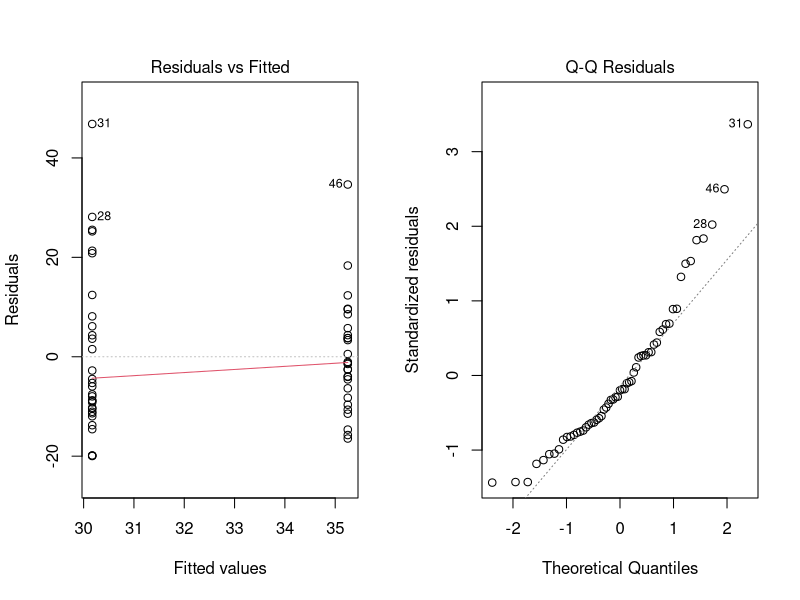
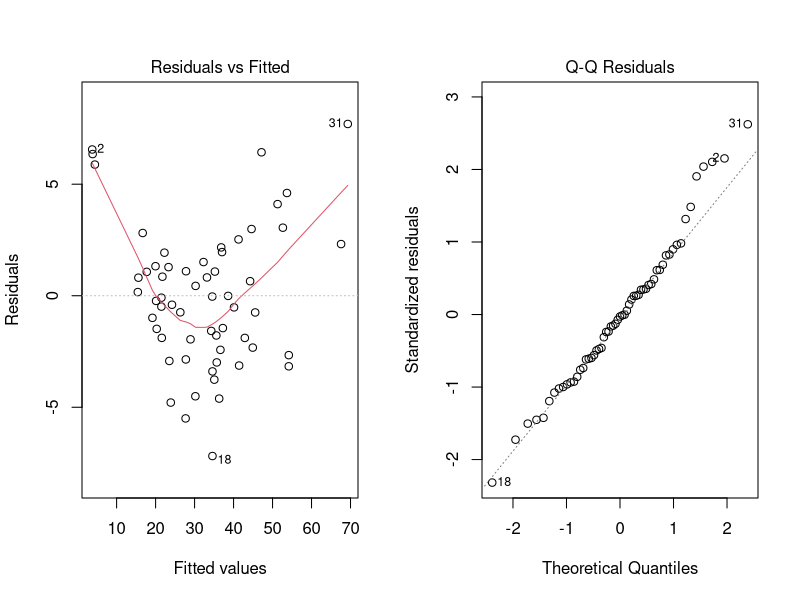
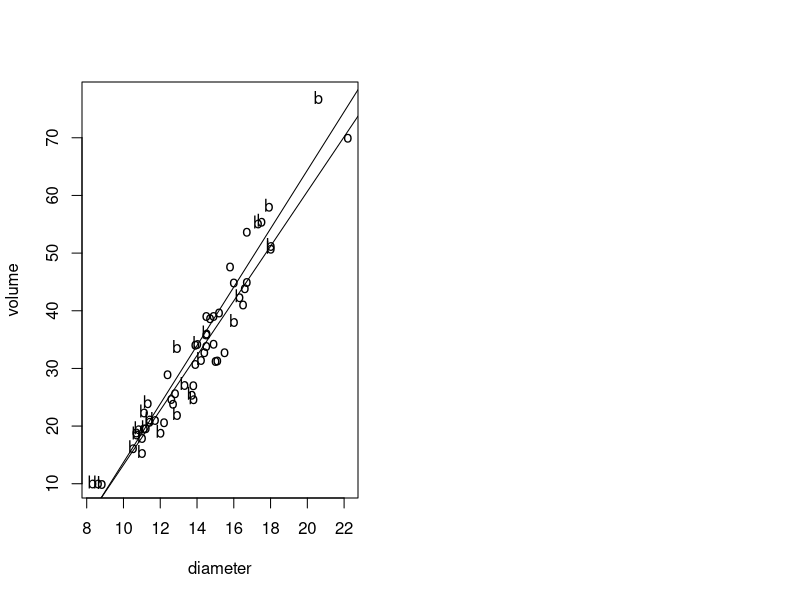
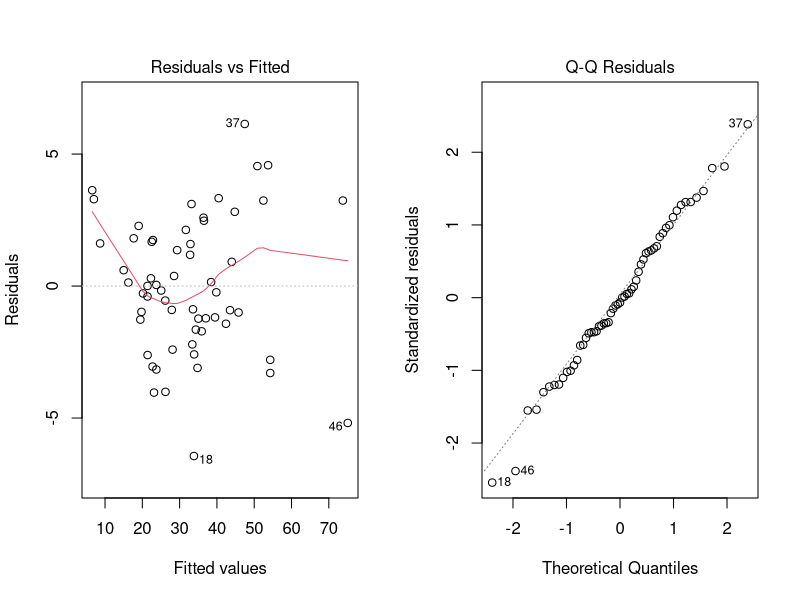

Write R code to recreate these figures, in order.
## ---- chunk 1
treeVolume=read.table(file="treeVolume.txt",header=TRUE)
treeVolumeaov=lm(volume~type,data = treeVolume)
anova(treeVolumeaov)
summary(treeVolumeaov)
par(mfrow=c(1,2))
plot(treeVolumeaov,1)
plot(treeVolumeaov,2)
## ---- chunk 2
treeVolumeaov2=lm(volume~diameter+height+type,data=treeVolume)
drop1(treeVolumeaov2,test="F")
summary(treeVolumeaov2)
mean(treeVolume$diameter)
mean(treeVolume$height)
-63.78138-1.30460+4.69806*13.90678+75.84746*0.41725
-63.78138+4.69806*13.90678+75.84746*0.41725
par(mfrow=c(1,2))
plot(treeVolumeaov2,1)
plot(treeVolumeaov2,2)
## ---- chunk 3
plot(volume~diameter,pch=unclass(type),data=treeVolume)
for (i in c("oak",'beech')) abline(lm(volume~diameter,data=treeVolume[treeVolume$type==i,]))
aovtreeVolumeinter=lm(volume~height+diameter*type,data=treeVolume)
summary(aovtreeVolumeinter)
## ---- chunk 4
treeVolume$square_diameter=treeVolume$diameter^2
treeVolumeaov3=lm(volume~square_diameter+height+type,data=treeVolume)
drop1(treeVolumeaov3,test="F")
summary(treeVolumeaov3)
par(mfrow=c(1,2))
plot(treeVolumeaov3,1)
plot(treeVolumeaov3,2)
## ---- chunk 5
book =read.table(file="austen.txt",header=TRUE);
ausmatrix = as.matrix(book[,1:3]);
auscq=chisq.test(ausmatrix);
auscq
(auscq$observed-auscq$expected)/sqrt(auscq$expected);
## ---- chunk 6
book =read.table(file="austen.txt",header=TRUE);
bookmatrix = as.matrix(book);
z=chisq.test(bookmatrix);
print(z)
(z$observed-z$expected)/sqrt(z$expected);
